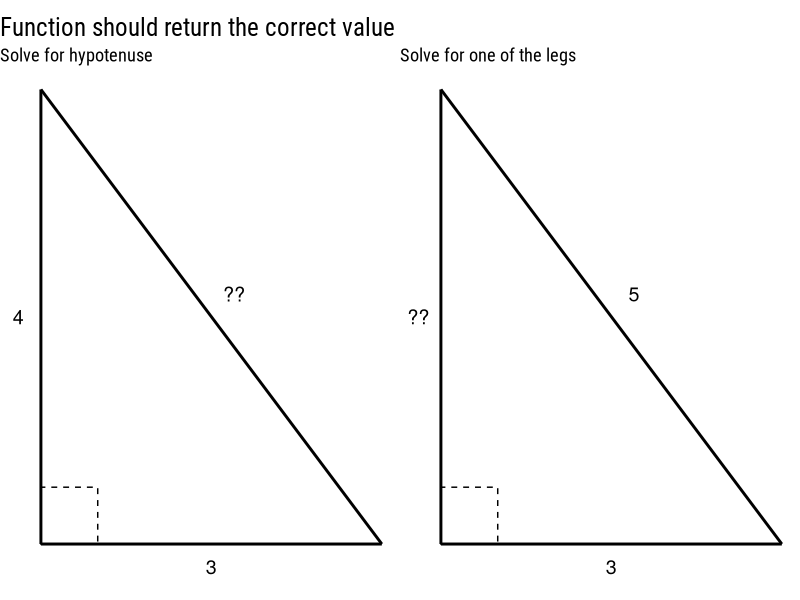
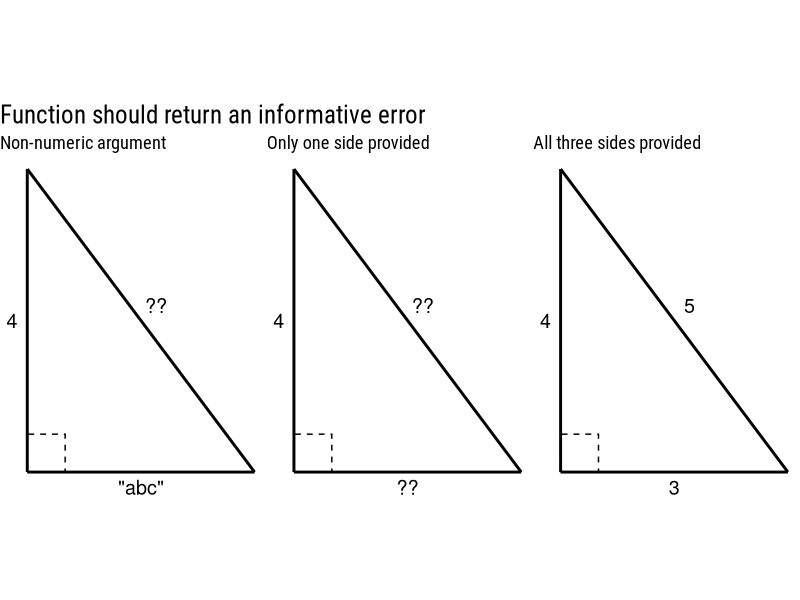

The R script that drew these images, in order:
## ---- chunk 1
knitr::opts_chunk$set(echo = FALSE)
## ---- chunk 2
x <- seq(from = 30, to = 1)
x
## ---- chunk 3
    library(tidyverse)
    library(patchwork)
    
    # base right triangle
    right_tri <- ggplot() +
      geom_rect(
        mapping = aes(xmin = 0, ymin = 0, xmax = 0.5, ymax = 0.5),
        fill = NA, color = "black", linetype = 2
      ) +
      geom_segment(mapping = aes(x = 0, y = 0, xend = 3, yend = 0), size = 1) +
      geom_segment(mapping = aes(x = 0, y = 0, xend = 0, yend = 4), size = 1) +
      geom_segment(mapping = aes(x = 3, y = 0, xend = 0, yend = 4), size = 1) +
      coord_fixed() +
      theme_void(base_family = "Roboto Condensed")
    
    # default labeling points
    lab_points <- tribble(
      ~x, ~y,
      1.5, -0.2,
      -0.2, 2,
      1.7, 2.2,
    )
## ---- chunk 4
    # valid use cases
    {
      # 3, 4, solve for hypotenuse
      right_tri +
        geom_text(
          data = bind_cols(lab_points, label = c(3, 4, "??")),
          mapping = aes(x = x, y = y, label = label),
          size = 5
        ) +
        labs(title = "Solve for hypotenuse")
    } +
      {
        # 3, 5, solve for opposite side
        right_tri +
          geom_text(
            data = bind_cols(lab_points, label = c(3, "??", 5)),
            mapping = aes(x = x, y = y, label = label),
            size = 5
          ) +
          labs(title = "Solve for one of the legs")
      } +
      plot_annotation(
        title = "Function should return the correct value",
        theme = theme_void(base_family = "Roboto Condensed") + theme(plot.title = element_text(size = 18))
      )
## ---- chunk 5
    # invalid use cases
    {
      # invalid text string
      right_tri +
        geom_text(
          data = bind_cols(lab_points, label = c('"abc"', 4, "??")),
          mapping = aes(x = x, y = y, label = label),
          size = 5
        ) +
        labs(title = "Non-numeric argument")
    } +
      {
        # only one side
        right_tri +
          geom_text(
            data = bind_cols(lab_points, label = c("??", 4, "??")),
            mapping = aes(x = x, y = y, label = label),
            size = 5
          ) +
          labs(title = "Only one side provided")
      } +
      {
        # all three sides
        right_tri +
          geom_text(
            data = bind_cols(lab_points, label = c(3, 4, 5)),
            mapping = aes(x = x, y = y, label = label),
            size = 5
          ) +
          labs(title = "All three sides provided")
      } +
      plot_annotation(
        title = "Function should return an informative error",
        theme = theme_void(base_family = "Roboto Condensed") + theme(plot.title = element_text(size = 18))
      )
